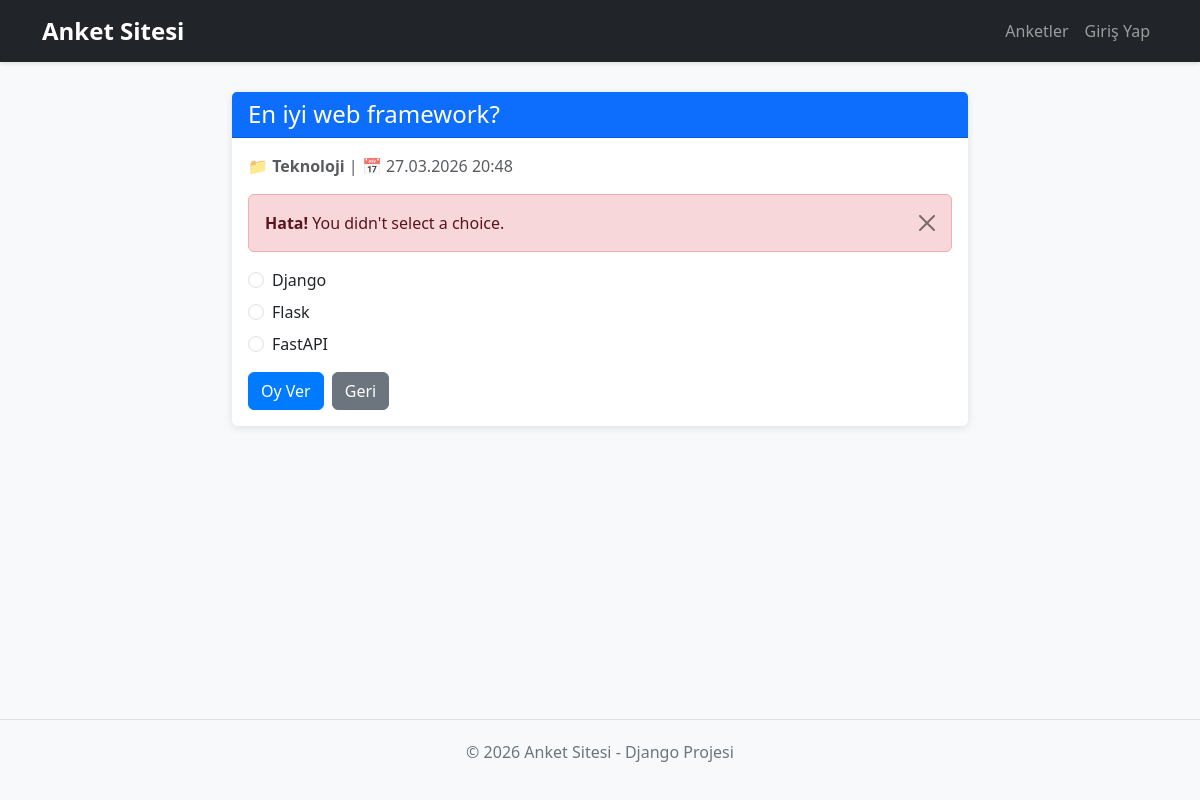
The page /2/vote/ on the database its author committed.
### polls/models.py (models this page shows, shortened)
class Question(models.Model):
    CATEGORY_CHOICES = [
        ('Teknoloji', 'Teknoloji'),
        ('Spor', 'Spor'),
        ('Eğitim', 'Eğitim'),
        ('Siyaset', 'Siyaset'),
        ('Sanat', 'Sanat'),
        ('Diğer', 'Diğer'),
    ]
    question_text = models.CharField(max_length=200)
    pub_date = models.DateTimeField("date published")
    category = models.CharField(max_length=50, choices=CATEGORY_CHOICES, default='Diğer')

class Choice(models.Model):
    question = models.ForeignKey(Question, on_delete=models.CASCADE)
    choice_text = models.CharField(max_length=200)
    votes = models.IntegerField(default=0)

### polls/views.py (the view)
# urls.py: path("<int:question_id>/vote/", views.vote, name="vote"),
def vote(request, question_id):
    question = get_object_or_404(Question, pk=question_id)
    try:
        selected_choice = question.choice_set.get(pk=request.POST["choice"])
    except (KeyError, Choice.DoesNotExist):
        return render(
            request,
            "polls/detail.html",
            {
                "question": question,
                "error_message": "You didn't select a choice.",
            },
        )
    else:
        selected_choice.votes = F("votes") + 1
        selected_choice.save()
        return HttpResponseRedirect(reverse("polls:results", args=(question.id,)))

### polls/templates/polls/detail.html (shortened to what this page needs)
{% extends 'base.html' %}
{% block content %}
<div class="row justify-content-center">
    <div class="col-md-8">
        <div class="card">
            <div class="card-header bg-primary text-white">
                <h4 class="mb-0">{{ question.question_text }}</h4>
            </div>
            <div class="card-body">
                <p class="text-muted mb-3">
                    📁 <strong>{{ question.category }}</strong> |
                    📅 {{ question.pub_date|date:"d.m.Y H:i" }}
                </p>
                {% if error_message %}
                    <div class="alert alert-danger alert-dismissible fade show" role="alert">
                        <strong>Hata!</strong> {{ error_message }}
                        <button type="button" class="btn-close" data-bs-dismiss="alert"></button>
                    </div>
                {% endif %}
                <form action="{% url 'polls:vote' question.id %}" method="post">
                    <div class="mb-3">
                        {% for choice in question.choice_set.all %}
                            <div class="form-check mb-2">
                                <input class="form-check-input" type="radio" name="choice" value="{{ choice.id }}" id="choice{{ choice.id }}" required>
                                <label class="form-check-label" for="choice{{ choice.id }}">
                                    {{ choice.choice_text }}
                                </label>
                            </div>
                        {% endfor %}
                    </div>
                    <div class="d-grid gap-2 d-md-flex">
                        <button type="submit" class="btn btn-primary">Oy Ver</button>
                        <a href="{% url 'polls:index' %}" class="btn btn-secondary">Geri</a>
                    </div>
                </form>
            </div>
        </div>
    </div>
</div>
{% endblock %}

### rows shown on the page
Question: question_text "En iyi web framework?", category "Teknoloji", pub_date "27.03.2026 20:48"
Choice: choice_text "Django"
Choice: choice_text "Flask"
Choice: choice_text "FastAPI"

### other values the page prints
{{ error_message }} "You didn't select a choice."
